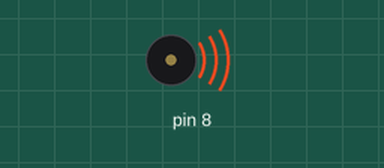
This sketch was run on a simulated Arduino Uno, built with avr-gcc and run on an emulated ATmega328P. Parts: buzzer (waves = sounding).

Above: at 0.1 s.
At 7.8 s:
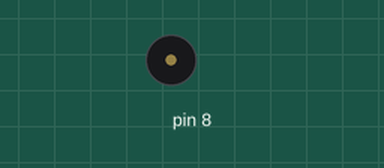
Timing chart, 0 to 9.3 s (numbered marks = the images above):
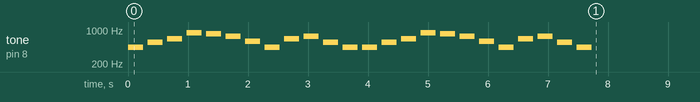

The sketch:

speaker_test_v01.ino
```cpp
// int melody[] = {262, 294, 330, 349, 392, 440, 494, 523};

// void setup() {
//   for (int i = 0; i < 8; i++) {
//     tone(8, melody[i], 500);
//     delay(500);
//   }
// }

// void loop() {

// }

// 음계 주파수 정의 (주요 음들)
#define NOTE_C4  262
#define NOTE_CS4 277
#define NOTE_D4  294
#define NOTE_DS4 311
#define NOTE_E4  330
#define NOTE_F4  349
#define NOTE_FS4 370
#define NOTE_G4  392
#define NOTE_GS4 415
#define NOTE_A4  440
#define NOTE_AS4 466
#define NOTE_B4  494
#define NOTE_C5  523
#define NOTE_CS5 554
#define NOTE_D5  587
#define NOTE_DS5 622
#define NOTE_E5  659
#define NOTE_F5  698
#define NOTE_FS5 740
#define NOTE_G5  784
#define NOTE_GS5 830
#define NOTE_A5  880

// 멜로디 노트 배열 (간단한 버전)
int melody[] = {
  NOTE_A4, NOTE_CS5, NOTE_E5, NOTE_A5, NOTE_GS5, NOTE_FS5, NOTE_D5, NOTE_A4, NOTE_E5, NOTE_FS5, NOTE_CS5, NOTE_A4,
  NOTE_A4, NOTE_CS5, NOTE_E5, NOTE_A5, NOTE_GS5, NOTE_FS5, NOTE_D5, NOTE_A4, NOTE_E5, NOTE_FS5, NOTE_CS5, NOTE_A4
};

// 각 음의 길이 (단순화를 위해 동일한 길이로 설정)
int noteDurations[] = {
  4, 4, 4, 4, 4, 4, 4, 4, 4, 4, 4, 4,
  4, 4, 4, 4, 4, 4, 4, 4, 4, 4, 4, 4
};

void setup() {
  // 멜로디 재생
  for (int i = 0; i < 24; i++) {
    int duration = 1000 / noteDurations[i];
    tone(8, melody[i], duration);
    delay(duration * 1.3); // 음과 음 사이 약간의 간격 추가
  }
}

void loop() {
  // 추가 동작 없음
}
```
